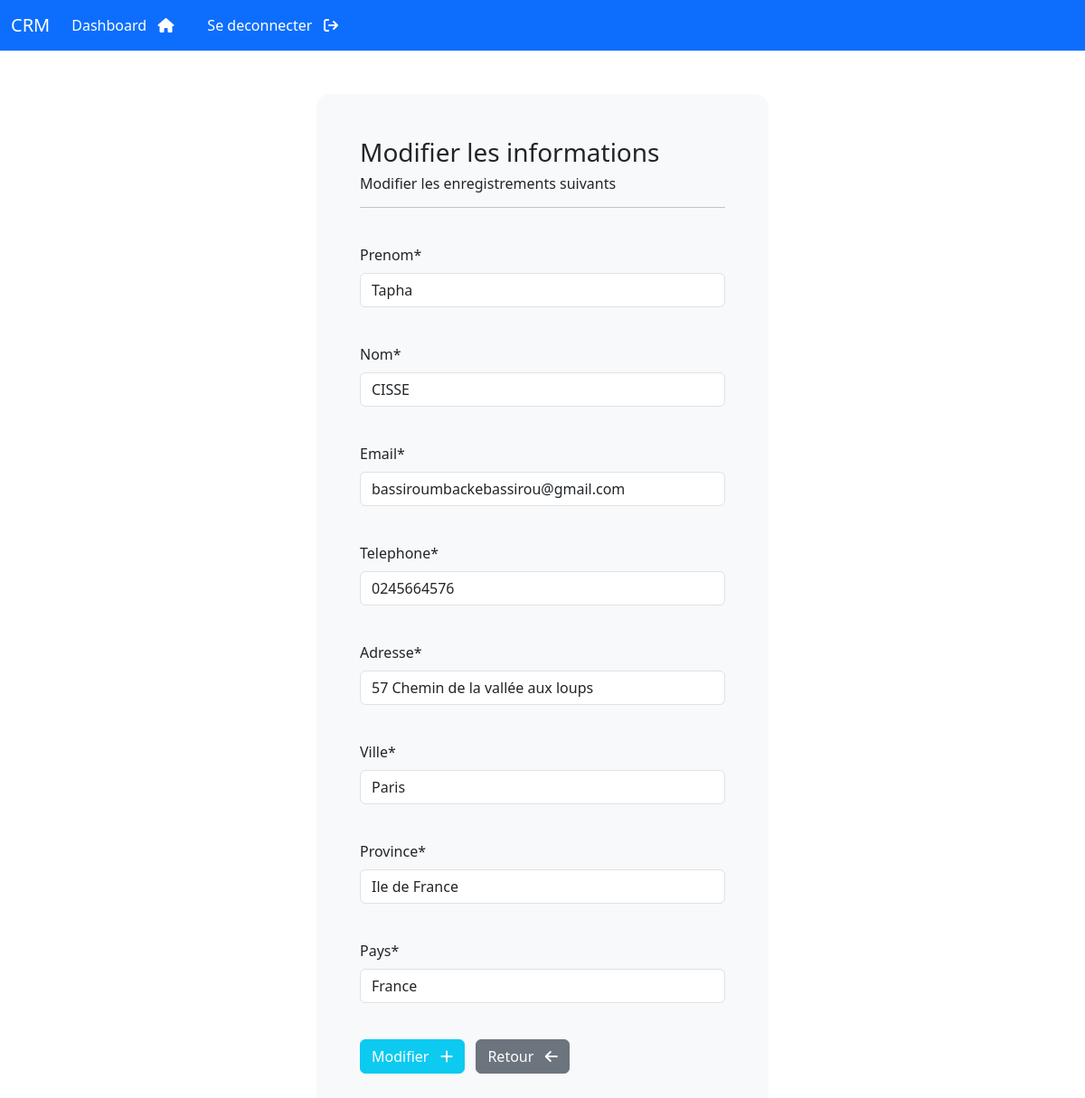
Page /modifier-informations/2 (signed in) on the committed database.
### webapp/models.py (models this page shows, shortened)
class Customer(models.Model):
    date_creation = models.DateTimeField( auto_now_add=True)
    prenom = models.CharField(max_length=150)
    nom = models.CharField(max_length=150)
    email = models.CharField(max_length=200)
    telephone = models.CharField(max_length=20)
    adresse = models.CharField(max_length=500)
    ville = models.CharField(max_length=150)
    province = models.CharField(max_length=150)
    pays = models.CharField(max_length=150)

### webapp/views.py (the view)
# urls.py: path('modifier-informations/<int:pk>', modifier_infos_client, name="modifier-informations"),
@login_required(login_url='login')
def modifier_infos_client(request, pk):
    obj = Customer.objects.get(id=pk)
    form = AjoutInfosClient(instance=obj)
    if request.method == 'POST':
         form = AjoutInfosClient(request.POST, instance=obj)
         if form.is_valid():
             form.save()
             messages.success(request, "les informations ont été modifiées avec succés")
             return redirect('dashboard')
    return render(request, 'webapp/modifier.html',{'form':form})

### webapp/forms.py
class AjoutInfosClient(forms.ModelForm):
    class Meta:
        model = Customer
        fields = [
                'prenom',
                  'nom',
                  'email',
                  'telephone',
                  'adresse',
                  'ville',
                  'province',
                  'pays' ]

### webapp/templates/webapp/modifier.html (shortened to what this page needs)
{% extends 'webapp/base.html'%}
{% load crispy_forms_tags %}
{% block content %}
<br>
<div class="container bg-light shadow-md p-5 form-register">
    <h3>Modifier les informations </h3>
    <h6> Modifier les enregistrements suivants</h6>
    <hr>
    <br>
    <form method="POST" autocomplete="off">
        {{ form.prenom|as_crispy_field }}
        <br>
        {{ form.nom|as_crispy_field }}
        <br>
        {{ form.email|as_crispy_field }}
        <br>
        {{ form.telephone|as_crispy_field }}
        <br>
        {{ form.adresse|as_crispy_field }}
        <br>
        {{ form.ville|as_crispy_field }}
        <br>
        {{ form.province|as_crispy_field }}
        <br>
        {{ form.pays|as_crispy_field }}
        <br>
        <button type="submit" class="btn btn-info text-white">
            Modifier &nbsp; <i class="fa-solid fa-plus"></i>
        </button>
        <a href="{% url 'dashboard'%}" class=" btn btn-secondary">
            Retour &nbsp; <i class="fa-solid fa-arrow-left"></i></a>
    </form>
</div>
{% endblock %}

### static/css/style.css (style rules this page uses)
.form-register { border-radius: 15px; width: 500px; }

### rows in the picture
Customer: prenom "Tapha", nom "CISSE", email "bassiroumbackebassirou@gmail.com", telephone "0245664576", adresse "57 Chemin de la vallée aux loups", ville "Paris", province "Ile de France", pays "France"
